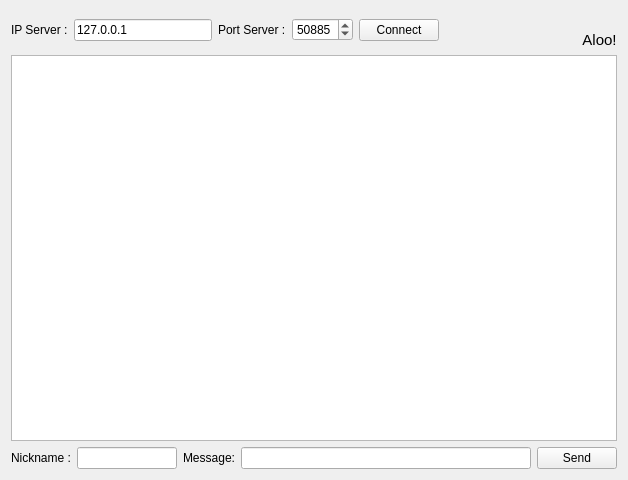
<?xml version="1.0" encoding="UTF-8"?>
<ui version="4.0">
 <class>userChat</class>
 <widget class="QWidget" name="userChat">
  <property name="geometry">
   <rect>
    <x>0</x>
    <y>0</y>
    <width>628</width>
    <height>480</height>
   </rect>
  </property>
  <property name="windowTitle">
   <string>Aloo!</string>
  </property>
  <property name="windowIcon">
   <iconset>
    <normaloff>chat.png</normaloff>chat.png</iconset>
  </property>
  <layout class="QVBoxLayout" name="verticalLayout_2">
   <item>
    <layout class="QHBoxLayout" name="horizontalLayout">
     <item>
      <widget class="QLabel" name="label">
       <property name="text">
        <string>IP Server :</string>
       </property>
      </widget>
     </item>
     <item>
      <widget class="QLineEdit" name="ipServer">
       <property name="maximumSize">
        <size>
         <width>150</width>
         <height>16777215</height>
        </size>
       </property>
       <property name="text">
        <string>127.0.0.1</string>
       </property>
      </widget>
     </item>
     <item>
      <widget class="QLabel" name="label_2">
       <property name="text">
        <string>Port Server :</string>
       </property>
      </widget>
     </item>
     <item>
      <widget class="QSpinBox" name="portServer">
       <property name="minimumSize">
        <size>
         <width>60</width>
         <height>0</height>
        </size>
       </property>
       <property name="minimum">
        <number>1024</number>
       </property>
       <property name="maximum">
        <number>65535</number>
       </property>
       <property name="value">
        <number>50885</number>
       </property>
      </widget>
     </item>
     <item>
      <widget class="QPushButton" name="connect_btn">
       <property name="text">
        <string>Connect</string>
       </property>
      </widget>
     </item>
     <item>
      <spacer name="horizontalSpacer">
       <property name="orientation">
        <enum>Qt::Horizontal</enum>
       </property>
       <property name="sizeHint" stdset="0">
        <size>
         <width>40</width>
         <height>20</height>
        </size>
       </property>
      </spacer>
     </item>
     <item>
      <layout class="QVBoxLayout" name="verticalLayout">
       <item>
        <widget class="QLabel" name="label_5">
         <property name="pixmap">
          <pixmap>../build-NguoiDung-Desktop_Qt_5_4_1_MinGW_32bit-Debug/release/chat.png</pixmap>
         </property>
        </widget>
       </item>
       <item>
        <widget class="QLabel" name="label_6">
         <property name="font">
          <font>
           <pointsize>11</pointsize>
           <weight>50</weight>
           <bold>false</bold>
          </font>
         </property>
         <property name="text">
          <string>Aloo!</string>
         </property>
         <property name="alignment">
          <set>Qt::AlignCenter</set>
         </property>
        </widget>
       </item>
      </layout>
     </item>
    </layout>
   </item>
   <item>
    <widget class="QTextEdit" name="messageDialog">
     <property name="readOnly">
      <bool>true</bool>
     </property>
     <property name="html">
      <string>&lt;!DOCTYPE HTML PUBLIC &quot;-//W3C//DTD HTML 4.0//EN&quot; &quot;http://www.w3.org/TR/REC-html40/strict.dtd&quot;&gt;
&lt;html&gt;&lt;head&gt;&lt;meta name=&quot;qrichtext&quot; content=&quot;1&quot; /&gt;&lt;style type=&quot;text/css&quot;&gt;
p, li { white-space: pre-wrap; }
&lt;/style&gt;&lt;/head&gt;&lt;body style=&quot; font-family:'MS Shell Dlg 2'; font-size:7.8pt; font-weight:400; font-style:normal;&quot;&gt;
&lt;p style=&quot;-qt-paragraph-type:empty; margin-top:0px; margin-bottom:0px; margin-left:0px; margin-right:0px; -qt-block-indent:0; text-indent:0px;&quot;&gt;&lt;br /&gt;&lt;/p&gt;&lt;/body&gt;&lt;/html&gt;</string>
     </property>
    </widget>
   </item>
   <item>
    <layout class="QHBoxLayout" name="horizontalLayout_2">
     <item>
      <widget class="QLabel" name="label_3">
       <property name="text">
        <string>Nickname :</string>
       </property>
      </widget>
     </item>
     <item>
      <widget class="QLineEdit" name="nickname">
       <property name="maximumSize">
        <size>
         <width>100</width>
         <height>16777215</height>
        </size>
       </property>
      </widget>
     </item>
     <item>
      <widget class="QLabel" name="label_4">
       <property name="text">
        <string>Message:</string>
       </property>
      </widget>
     </item>
     <item>
      <widget class="QLineEdit" name="editor"/>
     </item>
     <item>
      <widget class="QPushButton" name="sendMessage_btn">
       <property name="text">
        <string>Send</string>
       </property>
       <property name="icon">
        <iconset>
         <normaloff>chat.png</normaloff>chat.png</iconset>
       </property>
      </widget>
     </item>
    </layout>
   </item>
  </layout>
 </widget>
 <resources/>
 <connections/>
</ui>
